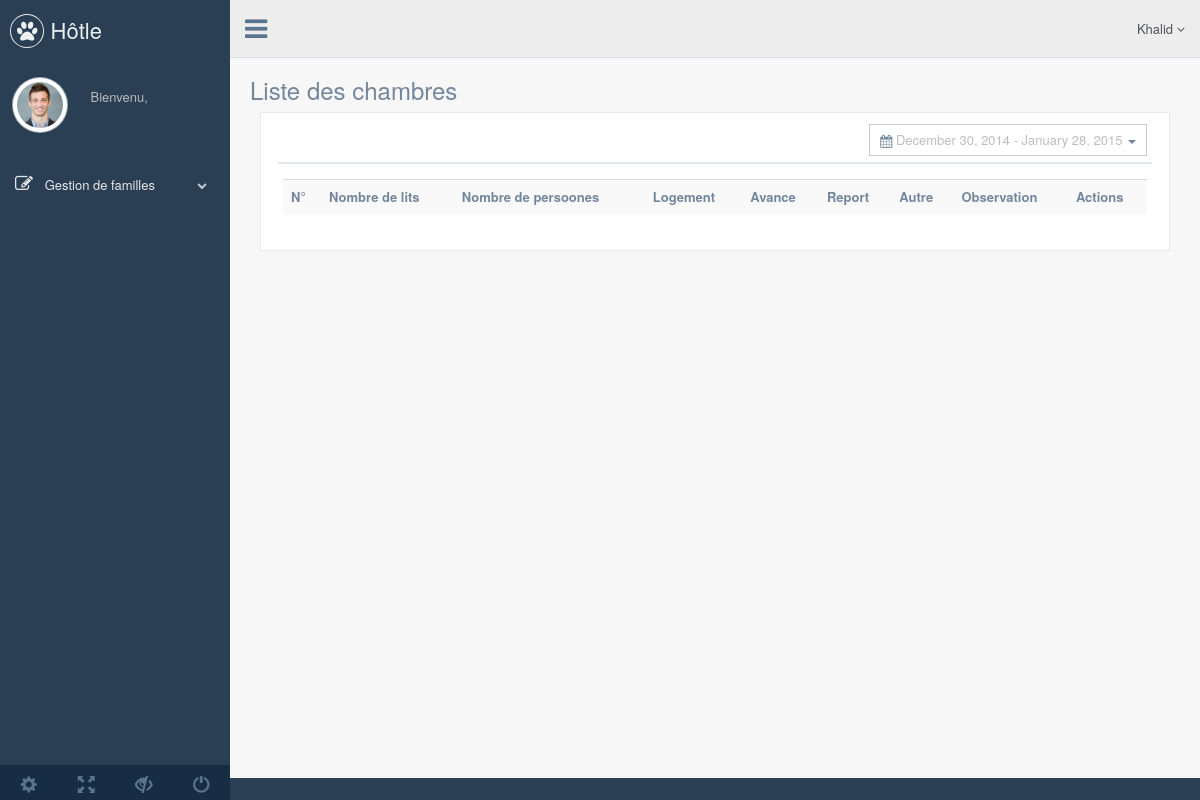
Before: / with the older database file.
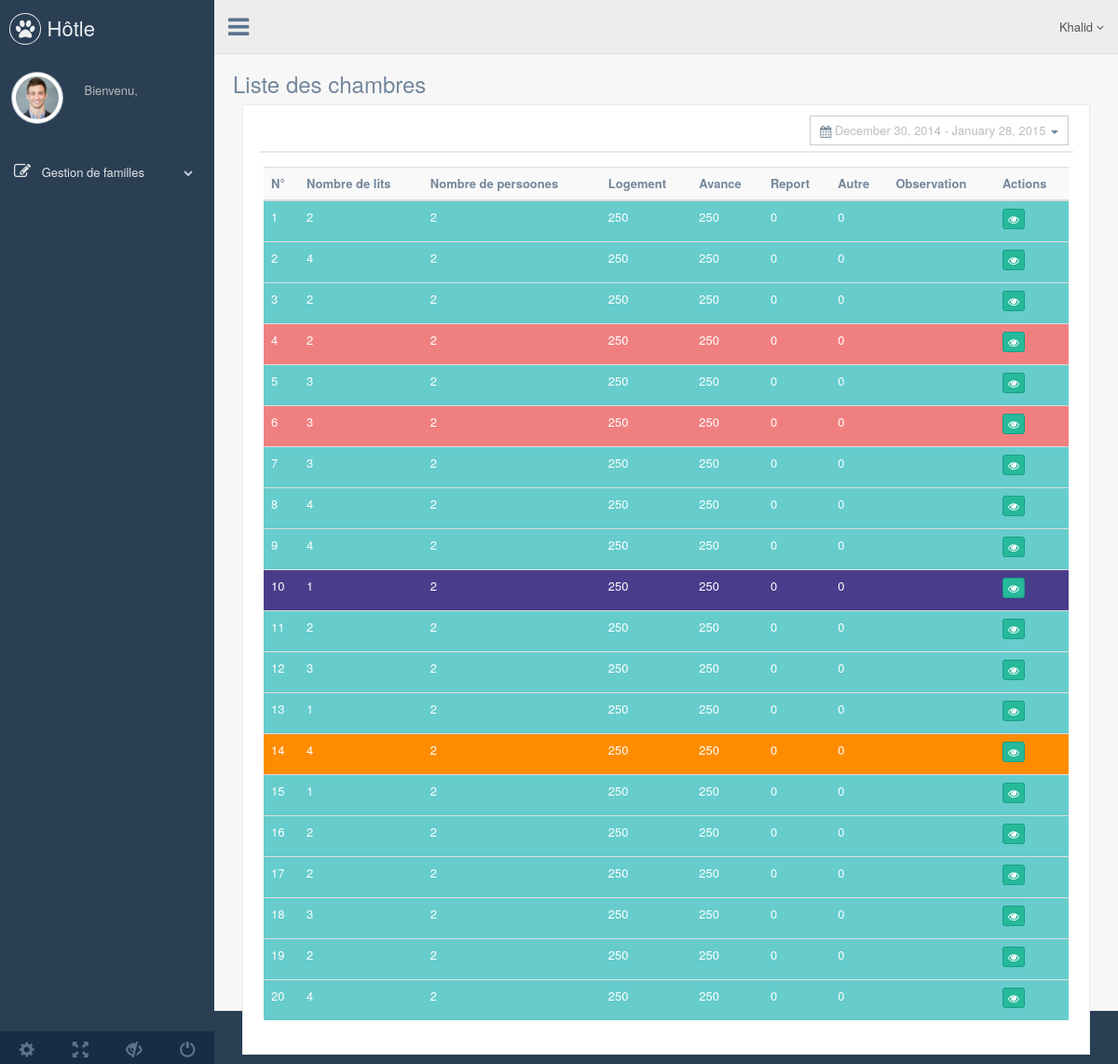
After: the same page with the newer database file.
### tables this page shows
CREATE TABLE IF NOT EXISTS `room` (
  `id` int(11) NOT NULL AUTO_INCREMENT,
  `nbr_lits` int(11) NOT NULL,
  `status` tinyint(1) NOT NULL,
  PRIMARY KEY (`id`)
);

### application/controllers/Booking.php (called while the page is built, shortened)
<?php
class Booking extends CI_Controller {
    public function __construct()
    {
        $this->load->model('model_room');
    }
	public function index()
	{
        $data['rooms'] = $this->model_room->getAll();
        $this->load->view('room/view_list.php', $data);
	}
}
?>

### index.php (called while the page is built, shortened)
<?php
require_once BASEPATH.'core/CodeIgniter.php';

### application/models/model_room.php (called while the page is built, shortened)
<?php if ( ! defined('BASEPATH')) exit('No direct script access allowed');
class model_room extends CI_Model {
    public function getAll(){
        $result = $this->db->get('room');
        return $result->result_array();
    }
}

### application/views/room/include/table_room_rows.php (the view)
<?php foreach ($rooms as $room) {
$status='ready';
if($room['status']==='2'){
    $status='notReady';
}else if($room['status']==='0'){
    $status='occupied';
}else if($room['status'] === '3'){
    $status = 'anomaly';
}
?>
<tr class="<?php echo $status?>">
    <td>
        <?php echo $room['id'];?>
    </td>
    <td>
        <?php echo $room['nbr_lits']; ?>
    </td>
    <td>
        2
    </td>
    <td>
        250
    </td>
    <td>
        250
    </td>
    <td>
        0
    </td>
    <td>
        0
    </td>
    <td>
    </td>
    <td>
        <button class="btn btn-success btn-xs action"
                onclick="window.location.href='<?php echo base_url('index.php/room/view/'. $room['id'] ); ?>'"><span
                class="fa fa-eye"></span></button>
    </td>
</tr>
<?php } ?>

### application/views/partials/admin_header.php (shortened to what this page needs)
<!DOCTYPE html>
<html lang="en">
  <head>
    <link href="<?php echo base_url("assets/vendors/bootstrap/dist/css/bootstrap.min.css"); ?>" rel="stylesheet">
    <link href="<?php echo base_url("assets/vendors/font-awesome/css/font-awesome.min.css"); ?>" rel="stylesheet">
    <link href="<?php echo base_url("assets/vendors/nprogress/nprogress.css"); ?>" rel="stylesheet">
    <link href="<?php echo base_url("assets/vendors/sweetalert/sweetalert.css"); ?>" rel="stylesheet">
    <link href="<?php echo base_url("assets/vendors/bootstrap-daterangepicker/daterangepicker.css"); ?>" rel="stylesheet">
    <link href="<?php echo base_url("assets/build/css/custom.min.css"); ?>" rel="stylesheet">
  </head>
  <body class="nav-md">
    <div class="container body">
      <div class="main_container">
        <div class="col-md-3 left_col">
          <div class="left_col scroll-view">
            <div class="navbar nav_title" style="border: 0;">
             <a href="<?= base_url('admin/dashboard'); ?>" class="site_title"><i class="fa fa-paw"></i> <span>Hôtle</span></a>
            </div>
            <div class="profile clearfix">
                <div class="profile_pic">
                    <img src="<?php echo base_url('assets/images/img.jpg'); ?>" alt="..." class="img-circle profile_img">
                </div>
                <div class="profile_info">
                    <span>Bienvenu,</span>
                </div>
                <div class="clearfix"></div>
            </div>
            <br />
            <div id="sidebar-menu" class="main_menu_side hidden-print main_menu">
              <div class="menu_section">
                <ul class="nav side-menu">
                    <li><a><i class="fa fa-edit"></i> Gestion de familles <span class="fa fa-chevron-down"></span></a>
                    </li>
                </ul>
              </div>
            </div>
            <div class="sidebar-footer hidden-small">
              <a data-toggle="tooltip" data-placement="top" title="Settings">
                <span class="glyphicon glyphicon-cog" aria-hidden="true"></span>
              </a>
              <a data-toggle="tooltip" data-placement="top" title="FullScreen">
                <span class="glyphicon glyphicon-fullscreen" aria-hidden="true"></span>
              </a>
              <a data-toggle="tooltip" data-placement="top" title="Lock">
                <span class="glyphicon glyphicon-eye-close" aria-hidden="true"></span>
              </a>
              <a data-toggle="tooltip" data-placement="top" title="Logout">
                <span class="glyphicon glyphicon-off" aria-hidden="true"></span>
              </a>
            </div>
          </div>
        </div>
        <div class="top_nav">
          <div class="nav_menu">
            <nav>
              <div class="nav toggle">
                <a id="menu_toggle"><i class="fa fa-bars"></i></a>
              </div>
              <ul class="nav navbar-nav navbar-right">
                <li class="">
                  <a href="javascript:;" class="user-profile dropdown-toggle" data-toggle="dropdown" aria-expanded="false">
                   Khalid
                    <span class=" fa fa-angle-down"></span>
                  </a>
                </li>
              </ul>
            </nav>
          </div>
        </div>

### application/views/room/view_list.php
<?php $this->load->view('partials/admin_header.php'); ?>
<link href="<?php echo base_url("assets/build/css/main.css"); ?>" rel="stylesheet">
<div class="right_col" role="main">
    <div class="productsList">
        <div class="page-title">
            <div class="title_left">
                <h3>Liste des chambres</h3>
            </div>
        </div>
    </div>
    <div class="col-md-12 col-sm-12 col-xs-12">
        <div class="x_panel">
            <div class="x_title">
                <div id="reportrange" class="pull-right"
                     style="background: #fff; cursor: pointer; padding: 5px 10px; border: 1px solid #ccc">
                    <i class="glyphicon glyphicon-calendar fa fa-calendar"></i>
                    <span>December 30, 2014 - January 28, 2015</span> <b class="caret"></b>
                </div>
                <div class="clearfix"></div>
            </div>
            <div class="x_content">
                <table class="table table-striped">
                    <tr>
                        <th>
                            N°
                        </th>
                        <th>
                            Nombre de lits
                        </th>
                        <th>
                            Nombre de persoones
                        </th>
                        <th>
                            Logement
                        </th>
                        <th>
                            Avance
                        </th>
                        <th>
                            Report
                        </th>
                        <th>
                            Autre
                        </th>
                        <th>
                            Observation
                        </th>
                        <th>
                            Actions
                        </th>
                    </tr>
                    <tbody id="tbodyid">
                        <?php include('include/table_room_rows.php');?>
                    </tbody>
                </table>
            </div>
        </div>
    </div>
</div>
<?php $this->load->view('partials/admin_footer'); ?>

### application/views/partials/admin_footer.php (shortened to what this page needs)
      </div>
    </div>
  </body>
</html>

### assets/build/css/main.css (style rules this page uses)
.ready { background: #6cc !important; color: white; }
.notReady { background:#483D8B !important; color: white; }
.occupied { background: #F08080 !important; color: white; }
.anomaly { background: #FF8C00 !important; color: white; }

Changed rows visible on the page:
added room: id "1", nbr_lits "2"
added room: id "2", nbr_lits "4"
added room: id "3", nbr_lits "2"
added room: id "4", nbr_lits "2", status 0 (drawn)
added room: id "5", nbr_lits "3"
added room: id "6", nbr_lits "3", status 0 (drawn)
added room: id "7", nbr_lits "3"
added room: id "8", nbr_lits "4"
added room: id "9", nbr_lits "4"
added room: id "10", nbr_lits "1", status 2 (drawn)
added room: id "11", nbr_lits "2"
added room: id "12", nbr_lits "3"
added room: id "13", nbr_lits "1"
added room: id "14", nbr_lits "4", status 3 (drawn)
added room: id "15", nbr_lits "1"
added room: id "16", nbr_lits "2"
added room: id "17", nbr_lits "2"
added room: id "18", nbr_lits "3"
added room: id "19", nbr_lits "2"
added room: id "20", nbr_lits "4"
